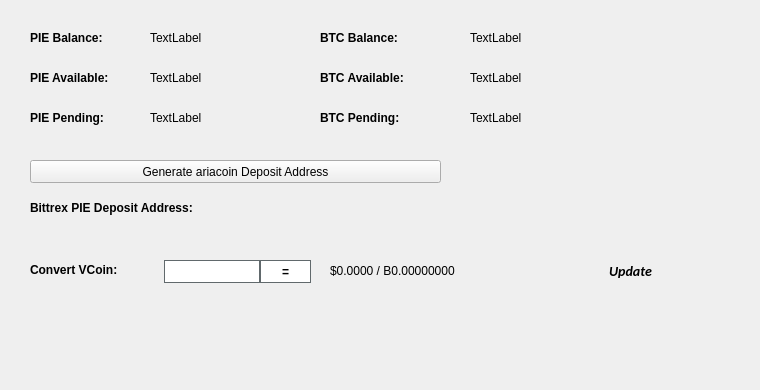
   <widget class="QWidget" name="BalanceTab">
    <attribute name="title">
     <string>Balance</string>
    </attribute>
    <widget class="QLabel" name="BitcoinBalanceLabel">
     <property name="geometry">
      <rect>
       <x>470</x>
       <y>30</y>
       <width>150</width>
       <height>16</height>
      </rect>
     </property>
     <property name="text">
      <string>TextLabel</string>
     </property>
    </widget>
    <widget class="QLabel" name="PIEBalanceLabel">
     <property name="geometry">
      <rect>
       <x>150</x>
       <y>30</y>
       <width>150</width>
       <height>16</height>
      </rect>
     </property>
     <property name="text">
      <string>TextLabel</string>
     </property>
    </widget>
    <widget class="QLabel" name="label_11">
     <property name="geometry">
      <rect>
       <x>30</x>
       <y>30</y>
       <width>101</width>
       <height>16</height>
      </rect>
     </property>
     <property name="font">
      <font>
       <weight>75</weight>
       <bold>true</bold>
      </font>
     </property>
     <property name="text">
      <string>PIE Balance:</string>
     </property>
    </widget>
    <widget class="QLabel" name="label_12">
     <property name="geometry">
      <rect>
       <x>320</x>
       <y>30</y>
       <width>101</width>
       <height>16</height>
      </rect>
     </property>
     <property name="font">
      <font>
       <weight>75</weight>
       <bold>true</bold>
      </font>
     </property>
     <property name="text">
      <string>BTC Balance:</string>
     </property>
    </widget>
    <widget class="QLabel" name="PIEAvailableLabel_2">
     <property name="geometry">
      <rect>
       <x>150</x>
       <y>70</y>
       <width>150</width>
       <height>16</height>
      </rect>
     </property>
     <property name="text">
      <string>TextLabel</string>
     </property>
    </widget>
    <widget class="QLabel" name="label_13">
     <property name="geometry">
      <rect>
       <x>30</x>
       <y>70</y>
       <width>111</width>
       <height>16</height>
      </rect>
     </property>
     <property name="font">
      <font>
       <weight>75</weight>
       <bold>true</bold>
      </font>
     </property>
     <property name="text">
      <string>PIE Available:</string>
     </property>
    </widget>
    <widget class="QLabel" name="label_14">
     <property name="geometry">
      <rect>
       <x>30</x>
       <y>110</y>
       <width>101</width>
       <height>16</height>
      </rect>
     </property>
     <property name="font">
      <font>
       <weight>75</weight>
       <bold>true</bold>
      </font>
     </property>
     <property name="text">
      <string>PIE Pending:</string>
     </property>
    </widget>
    <widget class="QLabel" name="PIEPendingLabel">
     <property name="geometry">
      <rect>
       <x>150</x>
       <y>110</y>
       <width>150</width>
       <height>16</height>
      </rect>
     </property>
     <property name="text">
      <string>TextLabel</string>
     </property>
    </widget>
    <widget class="QLabel" name="label_15">
     <property name="geometry">
      <rect>
       <x>320</x>
       <y>70</y>
       <width>111</width>
       <height>16</height>
      </rect>
     </property>
     <property name="font">
      <font>
       <weight>75</weight>
       <bold>true</bold>
      </font>
     </property>
     <property name="text">
      <string>BTC Available:</string>
     </property>
    </widget>
    <widget class="QLabel" name="BitcoinAvailableLabel">
     <property name="geometry">
      <rect>
       <x>470</x>
       <y>70</y>
       <width>150</width>
       <height>16</height>
      </rect>
     </property>
     <property name="text">
      <string>TextLabel</string>
     </property>
    </widget>
    <widget class="QLabel" name="label_31">
     <property name="geometry">
      <rect>
       <x>320</x>
       <y>110</y>
       <width>111</width>
       <height>16</height>
      </rect>
     </property>
     <property name="font">
      <font>
       <weight>75</weight>
       <bold>true</bold>
      </font>
     </property>
     <property name="text">
      <string>BTC Pending:</string>
     </property>
    </widget>
    <widget class="QLabel" name="BitcoinPendingLabel">
     <property name="geometry">
      <rect>
       <x>470</x>
       <y>110</y>
       <width>150</width>
       <height>16</height>
      </rect>
     </property>
     <property name="text">
      <string>TextLabel</string>
     </property>
    </widget>
    <widget class="QLabel" name="label_33">
     <property name="geometry">
      <rect>
       <x>30</x>
       <y>200</y>
       <width>221</width>
       <height>16</height>
      </rect>
     </property>
     <property name="font">
      <font>
       <weight>75</weight>
       <bold>true</bold>
      </font>
     </property>
     <property name="text">
      <string>Bittrex PIE Deposit Address:</string>
     </property>
    </widget>
    <widget class="QPushButton" name="GenDepositBTN">
     <property name="geometry">
      <rect>
       <x>30</x>
       <y>160</y>
       <width>411</width>
       <height>23</height>
      </rect>
     </property>
     <property name="text">
      <string>Generate ariacoin Deposit Address</string>
     </property>
     <property name="icon">
      <iconset resource="../ariacoin.qrc">
       <normaloff>:/icons/bitcoin</normaloff>:/icons/bitcoin</iconset>
     </property>
    </widget>
    <widget class="QLabel" name="DepositAddressLabel">
     <property name="geometry">
      <rect>
       <x>200</x>
       <y>200</y>
       <width>261</width>
       <height>16</height>
      </rect>
     </property>
     <property name="palette">
      <palette>
       <active>
        <colorrole role="WindowText">
         <brush brushstyle="SolidPattern">
          <color alpha="255">
           <red>0</red>
           <green>0</green>
           <blue>0</blue>
          </color>
         </brush>
        </colorrole>
        <colorrole role="Text">
         <brush brushstyle="SolidPattern">
          <color alpha="255">
           <red>0</red>
           <green>0</green>
           <blue>255</blue>
          </color>
         </brush>
        </colorrole>
       </active>
       <inactive>
        <colorrole role="WindowText">
         <brush brushstyle="SolidPattern">
          <color alpha="255">
           <red>0</red>
           <green>0</green>
           <blue>0</blue>
          </color>
         </brush>
        </colorrole>
        <colorrole role="Text">
         <brush brushstyle="SolidPattern">
          <color alpha="255">
           <red>0</red>
           <green>0</green>
           <blue>255</blue>
          </color>
         </brush>
        </colorrole>
       </inactive>
       <disabled>
        <colorrole role="WindowText">
         <brush brushstyle="SolidPattern">
          <color alpha="255">
           <red>120</red>
           <green>120</green>
           <blue>120</blue>
          </color>
         </brush>
        </colorrole>
        <colorrole role="Text">
         <brush brushstyle="SolidPattern">
          <color alpha="255">
           <red>120</red>
           <green>120</green>
           <blue>120</blue>
          </color>
         </brush>
        </colorrole>
       </disabled>
      </palette>
     </property>
     <property name="font">
      <font>
       <weight>75</weight>
       <bold>true</bold>
      </font>
     </property>
     <property name="text">
      <string/>
     </property>
     <property name="alignment">
      <set>Qt::AlignRight|Qt::AlignTrailing|Qt::AlignVCenter</set>
     </property>
     <property name="textInteractionFlags">
      <set>Qt::LinksAccessibleByMouse|Qt::TextSelectableByKeyboard|Qt::TextSelectableByMouse</set>
     </property>
    </widget>
    <widget class="QLabel" name="label_8">
     <property name="geometry">
      <rect>
       <x>460</x>
       <y>300</y>
       <width>281</width>
       <height>81</height>
      </rect>
     </property>
     <property name="text">
      <string/>
     </property>
     <property name="pixmap">
      <pixmap>:/images/bittrex</pixmap>
     </property>
    </widget>
    <widget class="QWidget" name="widgetConversion" native="true">
     <property name="geometry">
      <rect>
       <x>0</x>
       <y>250</y>
       <width>751</width>
       <height>43</height>
      </rect>
     </property>
     <property name="minimumSize">
      <size>
       <width>0</width>
       <height>43</height>
      </size>
     </property>
     <property name="styleSheet">
      <string notr="true"/>
     </property>
     <widget class="QPushButton" name="btnUpdateMarketData">
      <property name="geometry">
       <rect>
        <x>575</x>
        <y>0</y>
        <width>111</width>
        <height>41</height>
       </rect>
      </property>
      <property name="sizePolicy">
       <sizepolicy hsizetype="Expanding" vsizetype="Expanding">
        <horstretch>0</horstretch>
        <verstretch>0</verstretch>
       </sizepolicy>
      </property>
      <property name="font">
       <font>
        <family>calibri</family>
        <pointsize>-1</pointsize>
        <weight>75</weight>
        <italic>true</italic>
        <bold>true</bold>
       </font>
      </property>
      <property name="styleSheet">
       <string notr="true">margin:0px;text-align:center;padding:2px;border-radius:3px;font-style:italic;width:100px;font-size:14px;font-family:calibri;font-weight:600;</string>
      </property>
      <property name="text">
       <string>Update</string>
      </property>
      <property name="iconSize">
       <size>
        <width>150</width>
        <height>35</height>
       </size>
      </property>
      <property name="autoDefault">
       <bool>true</bool>
      </property>
      <property name="default">
       <bool>true</bool>
      </property>
     </widget>
     <widget class="QLabel" name="lblConvertVCoin">
      <property name="geometry">
       <rect>
        <x>30</x>
        <y>10</y>
        <width>131</width>
        <height>20</height>
       </rect>
      </property>
      <property name="styleSheet">
       <string notr="true"/>
      </property>
      <property name="text">
       <string>&lt;html&gt;&lt;head/&gt;&lt;body&gt;&lt;p&gt;&lt;span style=&quot; font-weight:600;&quot;&gt;Convert VCoin:&lt;/span&gt;&lt;/p&gt;&lt;/body&gt;&lt;/html&gt;</string>
      </property>
     </widget>
     <widget class="QLineEdit" name="txtConvertVCoinQty">
      <property name="geometry">
       <rect>
        <x>160</x>
        <y>10</y>
        <width>100</width>
        <height>23</height>
       </rect>
      </property>
      <property name="minimumSize">
       <size>
        <width>100</width>
        <height>23</height>
       </size>
      </property>
      <property name="maximumSize">
       <size>
        <width>100</width>
        <height>16777215</height>
       </size>
      </property>
      <property name="styleSheet">
       <string notr="true">border: 1px solid #61696c;margin-left:4px;</string>
      </property>
     </widget>
     <widget class="QPushButton" name="btnConvertariacoin">
      <property name="geometry">
       <rect>
        <x>260</x>
        <y>10</y>
        <width>51</width>
        <height>23</height>
       </rect>
      </property>
      <property name="minimumSize">
       <size>
        <width>0</width>
        <height>23</height>
       </size>
      </property>
      <property name="styleSheet">
       <string notr="true">border:1px solid #61696c;background:white;font-weight:600;</string>
      </property>
      <property name="text">
       <string>=</string>
      </property>
     </widget>
     <widget class="QLabel" name="lblConvertVCoinResults">
      <property name="geometry">
       <rect>
        <x>330</x>
        <y>0</y>
        <width>201</width>
        <height>41</height>
       </rect>
      </property>
      <property name="styleSheet">
       <string notr="true"/>
      </property>
      <property name="text">
       <string>$0.0000 / B0.00000000</string>
      </property>
     </widget>
     <widget class="QLabel" name="iconOverviewUpdateWait">
      <property name="geometry">
       <rect>
        <x>670</x>
        <y>10</y>
        <width>24</width>
        <height>24</height>
       </rect>
      </property>
      <property name="text">
       <string/>
      </property>
      <property name="pixmap">
       <pixmap resource="../ariacoin.qrc">:/icons/transaction_1</pixmap>
      </property>
      <property name="scaledContents">
       <bool>true</bool>
      </property>
      <property name="alignment">
       <set>Qt::AlignCenter</set>
      </property>
     </widget>
    </widget>
   </widget>
